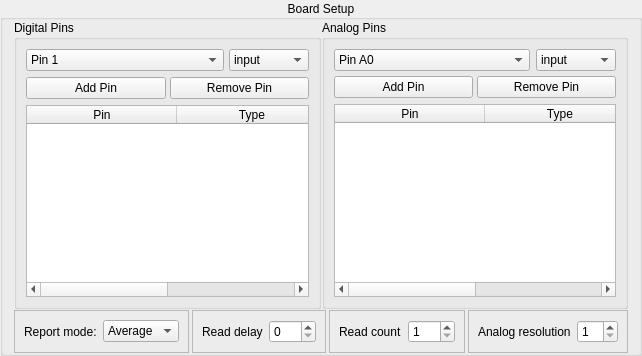
     <widget class="QGroupBox" name="groupBox">
      <property name="title">
       <string>Board Setup</string>
      </property>
      <property name="alignment">
       <set>Qt::AlignCenter</set>
      </property>
      <layout class="QVBoxLayout" name="verticalLayout_10" stretch="0,0">
       <property name="spacing">
        <number>1</number>
       </property>
       <property name="topMargin">
        <number>0</number>
       </property>
       <property name="bottomMargin">
        <number>0</number>
       </property>
       <item>
        <layout class="QHBoxLayout" name="horizontalLayout">
         <property name="topMargin">
          <number>0</number>
         </property>
         <property name="rightMargin">
          <number>0</number>
         </property>
         <property name="bottomMargin">
          <number>0</number>
         </property>
         <item>
          <widget class="QGroupBox" name="groupBox_2">
           <property name="title">
            <string>Digital Pins</string>
           </property>
           <layout class="QVBoxLayout" name="verticalLayout_4">
            <item>
             <widget class="QFrame" name="frame_4">
              <property name="frameShape">
               <enum>QFrame::NoFrame</enum>
              </property>
              <property name="frameShadow">
               <enum>QFrame::Raised</enum>
              </property>
              <layout class="QHBoxLayout" name="horizontalLayout_3">
               <property name="spacing">
                <number>5</number>
               </property>
               <property name="leftMargin">
                <number>0</number>
               </property>
               <property name="topMargin">
                <number>0</number>
               </property>
               <property name="rightMargin">
                <number>0</number>
               </property>
               <property name="bottomMargin">
                <number>0</number>
               </property>
               <item>
                <widget class="QComboBox" name="digitalPins">
                 <item>
                  <property name="text">
                   <string>Pin 1</string>
                  </property>
                 </item>
                 <item>
                  <property name="text">
                   <string>Pin 2</string>
                  </property>
                 </item>
                 <item>
                  <property name="text">
                   <string>Pin 3</string>
                  </property>
                 </item>
                </widget>
               </item>
               <item>
                <widget class="QComboBox" name="digitalPinType">
                 <property name="maximumSize">
                  <size>
                   <width>80</width>
                   <height>16777215</height>
                  </size>
                 </property>
                 <property name="font">
                  <font>
                   <underline>false</underline>
                   <strikeout>false</strikeout>
                   <kerning>true</kerning>
                  </font>
                 </property>
                 <property name="layoutDirection">
                  <enum>Qt::LeftToRight</enum>
                 </property>
                 <property name="insertPolicy">
                  <enum>QComboBox::InsertAtBottom</enum>
                 </property>
                 <property name="sizeAdjustPolicy">
                  <enum>QComboBox::AdjustToContentsOnFirstShow</enum>
                 </property>
                 <property name="duplicatesEnabled">
                  <bool>false</bool>
                 </property>
                 <property name="frame">
                  <bool>true</bool>
                 </property>
                 <item>
                  <property name="text">
                   <string>input</string>
                  </property>
                 </item>
                 <item>
                  <property name="text">
                   <string>output</string>
                  </property>
                 </item>
                 <item>
                  <property name="text">
                   <string>pwm</string>
                  </property>
                 </item>
                </widget>
               </item>
              </layout>
             </widget>
            </item>
            <item>
             <widget class="QFrame" name="frame_8">
              <property name="frameShape">
               <enum>QFrame::NoFrame</enum>
              </property>
              <property name="frameShadow">
               <enum>QFrame::Raised</enum>
              </property>
              <layout class="QHBoxLayout" name="horizontalLayout_6">
               <property name="spacing">
                <number>4</number>
               </property>
               <property name="leftMargin">
                <number>0</number>
               </property>
               <property name="topMargin">
                <number>0</number>
               </property>
               <property name="rightMargin">
                <number>0</number>
               </property>
               <property name="bottomMargin">
                <number>0</number>
               </property>
               <item>
                <widget class="QPushButton" name="addDigitalPin">
                 <property name="text">
                  <string>Add Pin</string>
                 </property>
                </widget>
               </item>
               <item>
                <widget class="QPushButton" name="removeDigitalPin">
                 <property name="text">
                  <string>Remove Pin</string>
                 </property>
                </widget>
               </item>
              </layout>
             </widget>
            </item>
            <item>
             <widget class="QTableWidget" name="digitalPinsList">
              <attribute name="horizontalHeaderCascadingSectionResizes">
               <bool>true</bool>
              </attribute>
              <attribute name="horizontalHeaderDefaultSectionSize">
               <number>150</number>
              </attribute>
              <attribute name="horizontalHeaderStretchLastSection">
               <bool>true</bool>
              </attribute>
              <column>
               <property name="text">
                <string>Pin</string>
               </property>
              </column>
              <column>
               <property name="text">
                <string>Type</string>
               </property>
              </column>
             </widget>
            </item>
           </layout>
          </widget>
         </item>
         <item>
          <widget class="QGroupBox" name="groupBox_3">
           <property name="title">
            <string>Analog Pins</string>
           </property>
           <property name="flat">
            <bool>false</bool>
           </property>
           <property name="checkable">
            <bool>false</bool>
           </property>
           <layout class="QVBoxLayout" name="verticalLayout_5">
            <item>
             <widget class="QFrame" name="frame_5">
              <property name="frameShape">
               <enum>QFrame::NoFrame</enum>
              </property>
              <property name="frameShadow">
               <enum>QFrame::Raised</enum>
              </property>
              <layout class="QVBoxLayout" name="verticalLayout_6">
               <property name="spacing">
                <number>5</number>
               </property>
               <property name="leftMargin">
                <number>0</number>
               </property>
               <property name="topMargin">
                <number>0</number>
               </property>
               <property name="rightMargin">
                <number>0</number>
               </property>
               <property name="bottomMargin">
                <number>0</number>
               </property>
               <item>
                <widget class="QFrame" name="frame_6">
                 <property name="frameShape">
                  <enum>QFrame::NoFrame</enum>
                 </property>
                 <property name="frameShadow">
                  <enum>QFrame::Raised</enum>
                 </property>
                 <layout class="QHBoxLayout" name="horizontalLayout_4">
                  <property name="leftMargin">
                   <number>0</number>
                  </property>
                  <property name="topMargin">
                   <number>0</number>
                  </property>
                  <property name="rightMargin">
                   <number>0</number>
                  </property>
                  <property name="bottomMargin">
                   <number>0</number>
                  </property>
                  <item>
                   <widget class="QComboBox" name="analogPins">
                    <item>
                     <property name="text">
                      <string>Pin A0</string>
                     </property>
                    </item>
                    <item>
                     <property name="text">
                      <string>Pin A1</string>
                     </property>
                    </item>
                    <item>
                     <property name="text">
                      <string>Pin A2</string>
                     </property>
                    </item>
                   </widget>
                  </item>
                  <item>
                   <widget class="QComboBox" name="analogPinType">
                    <property name="maximumSize">
                     <size>
                      <width>80</width>
                      <height>16777215</height>
                     </size>
                    </property>
                    <property name="font">
                     <font>
                      <kerning>true</kerning>
                     </font>
                    </property>
                    <item>
                     <property name="text">
                      <string>input</string>
                     </property>
                    </item>
                    <item>
                     <property name="text">
                      <string>output</string>
                     </property>
                    </item>
                   </widget>
                  </item>
                 </layout>
                </widget>
               </item>
               <item>
                <widget class="QFrame" name="frame_9">
                 <property name="frameShape">
                  <enum>QFrame::NoFrame</enum>
                 </property>
                 <property name="frameShadow">
                  <enum>QFrame::Raised</enum>
                 </property>
                 <layout class="QHBoxLayout" name="horizontalLayout_7">
                  <property name="spacing">
                   <number>4</number>
                  </property>
                  <property name="leftMargin">
                   <number>0</number>
                  </property>
                  <property name="topMargin">
                   <number>0</number>
                  </property>
                  <property name="rightMargin">
                   <number>0</number>
                  </property>
                  <property name="bottomMargin">
                   <number>0</number>
                  </property>
                  <item>
                   <widget class="QPushButton" name="addAnalogPin">
                    <property name="text">
                     <string>Add Pin</string>
                    </property>
                   </widget>
                  </item>
                  <item>
                   <widget class="QPushButton" name="removeAnalogPin">
                    <property name="text">
                     <string>Remove Pin</string>
                    </property>
                   </widget>
                  </item>
                 </layout>
                </widget>
               </item>
              </layout>
             </widget>
            </item>
            <item>
             <widget class="QTableWidget" name="analogPinList">
              <attribute name="horizontalHeaderCascadingSectionResizes">
               <bool>true</bool>
              </attribute>
              <attribute name="horizontalHeaderDefaultSectionSize">
               <number>150</number>
              </attribute>
              <attribute name="horizontalHeaderHighlightSections">
               <bool>true</bool>
              </attribute>
              <attribute name="horizontalHeaderStretchLastSection">
               <bool>true</bool>
              </attribute>
              <column>
               <property name="text">
                <string>Pin</string>
               </property>
              </column>
              <column>
               <property name="text">
                <string>Type</string>
               </property>
              </column>
             </widget>
            </item>
           </layout>
          </widget>
         </item>
        </layout>
       </item>
       <item>
        <layout class="QHBoxLayout" name="horizontalLayout_11">
         <property name="spacing">
          <number>3</number>
         </property>
         <property name="sizeConstraint">
          <enum>QLayout::SetDefaultConstraint</enum>
         </property>
         <property name="topMargin">
          <number>0</number>
         </property>
         <property name="bottomMargin">
          <number>0</number>
         </property>
         <item>
          <widget class="QFrame" name="mode_frame">
           <property name="frameShape">
            <enum>QFrame::StyledPanel</enum>
           </property>
           <property name="frameShadow">
            <enum>QFrame::Raised</enum>
           </property>
           <layout class="QHBoxLayout" name="horizontalLayout_12">
            <item>
             <widget class="QLabel" name="report_mode_label">
              <property name="sizePolicy">
               <sizepolicy hsizetype="Fixed" vsizetype="Preferred">
                <horstretch>0</horstretch>
                <verstretch>0</verstretch>
               </sizepolicy>
              </property>
              <property name="text">
               <string>Report mode:</string>
              </property>
             </widget>
            </item>
            <item>
             <widget class="QComboBox" name="report_mode_combo">
              <property name="sizePolicy">
               <sizepolicy hsizetype="Preferred" vsizetype="Fixed">
                <horstretch>0</horstretch>
                <verstretch>0</verstretch>
               </sizepolicy>
              </property>
              <item>
               <property name="text">
                <string>Average</string>
               </property>
              </item>
              <item>
               <property name="text">
                <string>Bulk</string>
               </property>
              </item>
             </widget>
            </item>
           </layout>
          </widget>
         </item>
         <item>
          <widget class="QFrame" name="delay_frame">
           <property name="frameShape">
            <enum>QFrame::StyledPanel</enum>
           </property>
           <property name="frameShadow">
            <enum>QFrame::Raised</enum>
           </property>
           <layout class="QHBoxLayout" name="horizontalLayout_13">
            <item>
             <widget class="QLabel" name="read_delay_label">
              <property name="sizePolicy">
               <sizepolicy hsizetype="Fixed" vsizetype="Preferred">
                <horstretch>0</horstretch>
                <verstretch>0</verstretch>
               </sizepolicy>
              </property>
              <property name="text">
               <string>Read delay</string>
              </property>
             </widget>
            </item>
            <item>
             <widget class="QSpinBox" name="read_delay_spin">
              <property name="sizePolicy">
               <sizepolicy hsizetype="Fixed" vsizetype="Fixed">
                <horstretch>0</horstretch>
                <verstretch>0</verstretch>
               </sizepolicy>
              </property>
              <property name="minimum">
               <number>0</number>
              </property>
              <property name="maximum">
               <number>255</number>
              </property>
              <property name="value">
               <number>0</number>
              </property>
             </widget>
            </item>
           </layout>
          </widget>
         </item>
         <item>
          <widget class="QFrame" name="count_frame">
           <property name="frameShape">
            <enum>QFrame::StyledPanel</enum>
           </property>
           <property name="frameShadow">
            <enum>QFrame::Raised</enum>
           </property>
           <layout class="QHBoxLayout" name="horizontalLayout_14">
            <item>
             <widget class="QLabel" name="read_count_label">
              <property name="sizePolicy">
               <sizepolicy hsizetype="Fixed" vsizetype="Preferred">
                <horstretch>0</horstretch>
                <verstretch>0</verstretch>
               </sizepolicy>
              </property>
              <property name="text">
               <string>Read count</string>
              </property>
             </widget>
            </item>
            <item>
             <widget class="QSpinBox" name="read_count_spin">
              <property name="sizePolicy">
               <sizepolicy hsizetype="Fixed" vsizetype="Fixed">
                <horstretch>0</horstretch>
                <verstretch>0</verstretch>
               </sizepolicy>
              </property>
              <property name="minimum">
               <number>1</number>
              </property>
              <property name="maximum">
               <number>255</number>
              </property>
              <property name="value">
               <number>1</number>
              </property>
             </widget>
            </item>
           </layout>
          </widget>
         </item>
         <item>
          <widget class="QFrame" name="frame">
           <property name="frameShape">
            <enum>QFrame::StyledPanel</enum>
           </property>
           <property name="frameShadow">
            <enum>QFrame::Raised</enum>
           </property>
           <layout class="QHBoxLayout" name="horizontalLayout_15">
            <item>
             <widget class="QLabel" name="analog_resolution">
              <property name="sizePolicy">
               <sizepolicy hsizetype="Fixed" vsizetype="Preferred">
                <horstretch>0</horstretch>
                <verstretch>0</verstretch>
               </sizepolicy>
              </property>
              <property name="text">
               <string>Analog resolution</string>
              </property>
             </widget>
            </item>
            <item>
             <widget class="QSpinBox" name="analog_resolution_spin">
              <property name="sizePolicy">
               <sizepolicy hsizetype="Fixed" vsizetype="Fixed">
                <horstretch>0</horstretch>
                <verstretch>0</verstretch>
               </sizepolicy>
              </property>
              <property name="minimum">
               <number>1</number>
              </property>
              <property name="maximum">
               <number>32</number>
              </property>
             </widget>
            </item>
           </layout>
          </widget>
         </item>
        </layout>
       </item>
      </layout>
     </widget>
